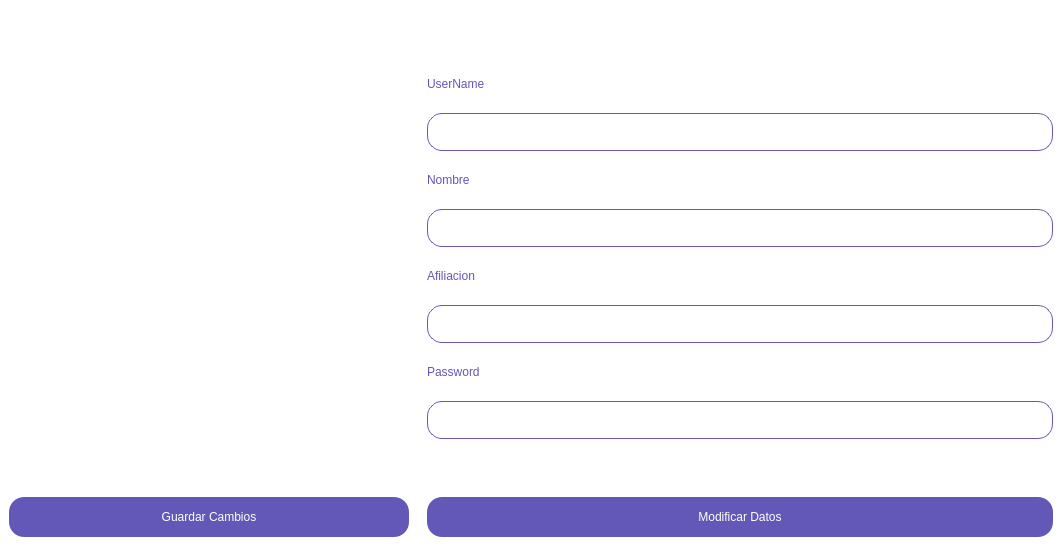
<?xml version="1.0" encoding="UTF-8"?>
<ui version="4.0">
 <class>Form</class>
 <widget class="QWidget" name="Form">
  <property name="geometry">
   <rect>
    <x>0</x>
    <y>0</y>
    <width>1062</width>
    <height>557</height>
   </rect>
  </property>
  <property name="windowTitle">
   <string>Form</string>
  </property>
  <property name="styleSheet">
   <string notr="true">
QWidget
{
    background-color: white;
    border-radius: 20px;
}

QPushButton
{
    color: white;
    background-color: #6357B7;
    border-radius: 15px;
    font: 14pt &quot;Bahnschrift&quot;;
}

QPushButton:Pressed
{
    background-color: #C397E4;
}

QPushButton:disabled
{
    color: #6357B7;
    background-color: white;
    border-radius: 0px;
}

QLineEdit
{
    color: #6357B7;
    background-color: white;
    border : 2px solid #6357B7;
    border-radius: 15px;
    font: 10pt &quot;Bahnschrift&quot;;
    border: 1px solid #6357B7;
    padding: 10px;
}

QLabel
{
    background-color: transparent;
    color: #6357B7;
    font: 12pt &quot;Bahnschrift&quot;;
}

QComboBox
{
    border: 1px solid #6357B7;
    border-radius: 3px;
    padding: 1px 18px 1px 3px;
    min-width: 6em;
}

QTextEdit
{
    color: #6357B7;
    background-color: white;
    border : 2px solid #6357B7;
    border-radius: 15px;
    font: 14pt &quot;Bahnschrift&quot;;
    border: 1px solid #6357B7;
    padding: 13px;
}</string>
  </property>
  <layout class="QHBoxLayout" name="horizontalLayout_2">
   <property name="spacing">
    <number>0</number>
   </property>
   <property name="leftMargin">
    <number>0</number>
   </property>
   <property name="topMargin">
    <number>0</number>
   </property>
   <property name="rightMargin">
    <number>0</number>
   </property>
   <item>
    <widget class="QWidget" name="widget_2" native="true">
     <layout class="QVBoxLayout" name="verticalLayout_3">
      <item>
       <widget class="QWidget" name="widget_4" native="true">
        <layout class="QVBoxLayout" name="verticalLayout_2">
         <property name="leftMargin">
          <number>0</number>
         </property>
         <property name="topMargin">
          <number>0</number>
         </property>
         <property name="rightMargin">
          <number>0</number>
         </property>
         <property name="bottomMargin">
          <number>0</number>
         </property>
         <item>
          <widget class="QLabel" name="label">
           <property name="minimumSize">
            <size>
             <width>400</width>
             <height>0</height>
            </size>
           </property>
           <property name="text">
            <string/>
           </property>
           <property name="pixmap">
            <pixmap>../Images/img-usuarios - fixed size.png</pixmap>
           </property>
          </widget>
         </item>
         <item>
          <widget class="QWidget" name="widget_5" native="true">
           <property name="minimumSize">
            <size>
             <width>0</width>
             <height>59</height>
            </size>
           </property>
           <property name="maximumSize">
            <size>
             <width>16777215</width>
             <height>59</height>
            </size>
           </property>
          </widget>
         </item>
         <item>
          <widget class="QPushButton" name="pushButton_2">
           <property name="minimumSize">
            <size>
             <width>0</width>
             <height>40</height>
            </size>
           </property>
           <property name="maximumSize">
            <size>
             <width>16777215</width>
             <height>40</height>
            </size>
           </property>
           <property name="text">
            <string>Guardar Cambios</string>
           </property>
          </widget>
         </item>
        </layout>
       </widget>
      </item>
     </layout>
    </widget>
   </item>
   <item>
    <widget class="QWidget" name="widget" native="true">
     <layout class="QVBoxLayout" name="verticalLayout">
      <item>
       <widget class="QWidget" name="widget_6" native="true"/>
      </item>
      <item>
       <widget class="QLabel" name="label_2">
        <property name="text">
         <string>UserName</string>
        </property>
       </widget>
      </item>
      <item>
       <widget class="QLineEdit" name="lineEdit"/>
      </item>
      <item>
       <widget class="QLabel" name="label_3">
        <property name="text">
         <string>Nombre</string>
        </property>
       </widget>
      </item>
      <item>
       <widget class="QLineEdit" name="lineEdit_2"/>
      </item>
      <item>
       <widget class="QLabel" name="label_4">
        <property name="text">
         <string>Afiliacion</string>
        </property>
       </widget>
      </item>
      <item>
       <widget class="QLineEdit" name="lineEdit_3"/>
      </item>
      <item>
       <widget class="QLabel" name="label_5">
        <property name="text">
         <string>Password</string>
        </property>
       </widget>
      </item>
      <item>
       <widget class="QLineEdit" name="lineEdit_4"/>
      </item>
      <item>
       <widget class="QWidget" name="widget_3" native="true"/>
      </item>
      <item>
       <widget class="QPushButton" name="pushButton_3">
        <property name="minimumSize">
         <size>
          <width>0</width>
          <height>40</height>
         </size>
        </property>
        <property name="maximumSize">
         <size>
          <width>16777215</width>
          <height>40</height>
         </size>
        </property>
        <property name="text">
         <string>Modificar Datos</string>
        </property>
       </widget>
      </item>
     </layout>
    </widget>
   </item>
  </layout>
 </widget>
 <resources/>
 <connections/>
</ui>
